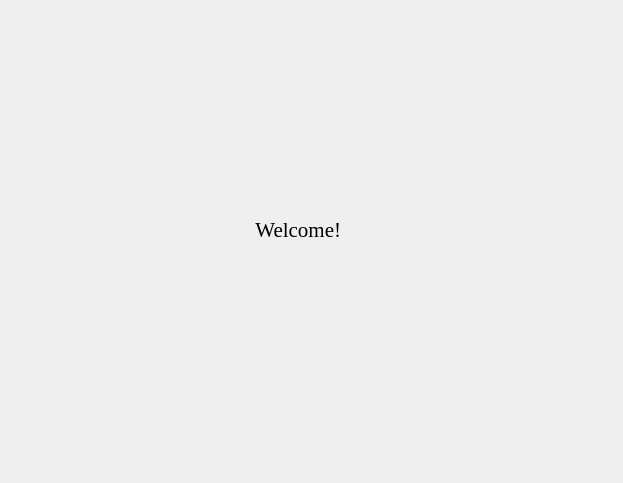
<?xml version="1.0" encoding="UTF-8"?>
<ui version="4.0">
 <class>secondwindow</class>
 <widget class="QDialog" name="secondwindow">
  <property name="geometry">
   <rect>
    <x>0</x>
    <y>0</y>
    <width>623</width>
    <height>483</height>
   </rect>
  </property>
  <property name="windowTitle">
   <string>Dialog</string>
  </property>
  <widget class="QLabel" name="label">
   <property name="geometry">
    <rect>
     <x>30</x>
     <y>220</y>
     <width>311</width>
     <height>20</height>
    </rect>
   </property>
   <property name="font">
    <font>
     <family>Times New Roman</family>
     <pointsize>16</pointsize>
    </font>
   </property>
   <property name="text">
    <string>                                           Welcome!!!</string>
   </property>
  </widget>
 </widget>
 <resources/>
 <connections/>
</ui>
